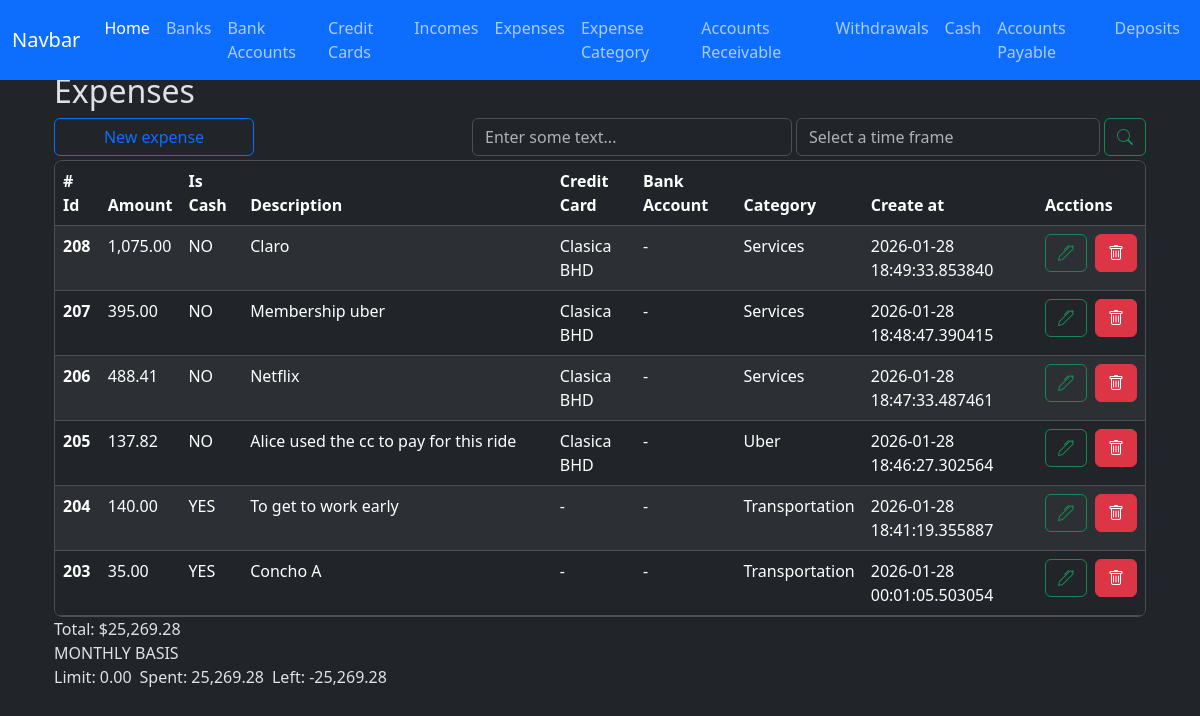
The app's page /expenses/index, older data.
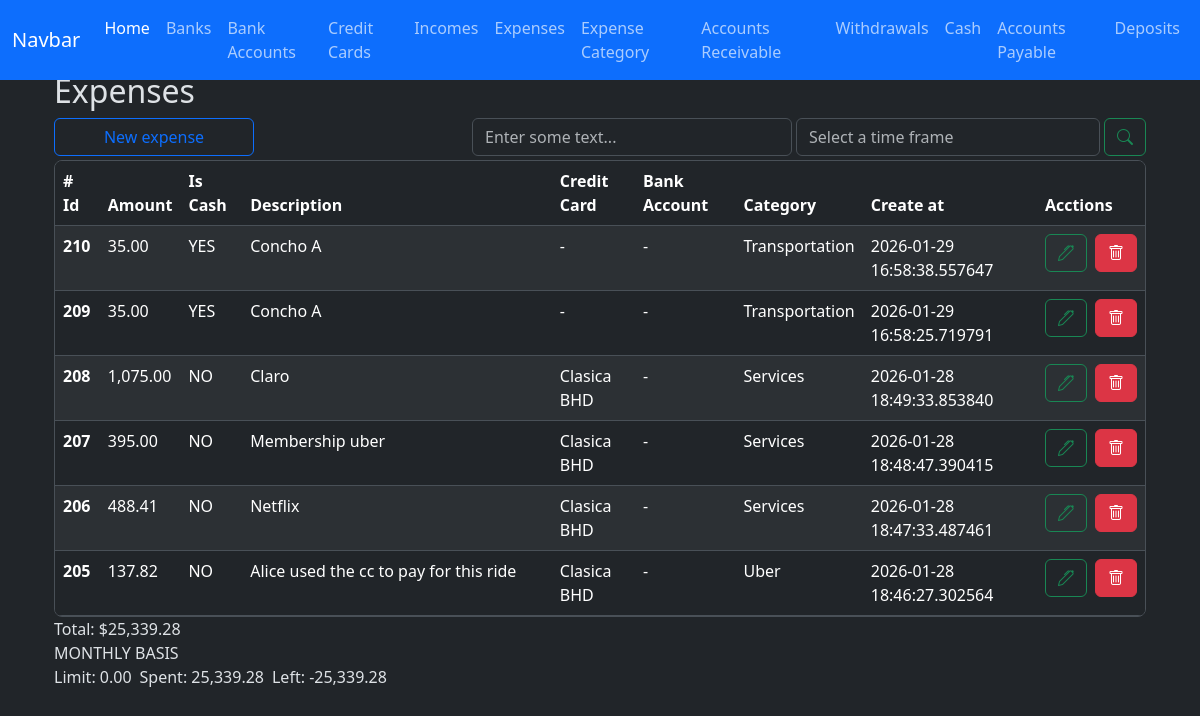
The same page, newer data.
### app/models/expense.py (models this page shows, shortened)
class Expense(db.Model):
    __tablename__ = 'expenses'
    id = db.Column(db.Integer, primary_key=True)
    amount = db.Column(db.Numeric(10,2), nullable=False)
    is_cash = db.Column(db.Boolean, nullable=False)
    credit_card_id = db.Column(db.Integer, db.ForeignKey('credit_cards.id'))
    bank_account_id = db.Column(db.Integer, db.ForeignKey('bank_accounts.id'))
    expense_category_id = db.Column(db.Integer, db.ForeignKey('expense_categories.id'))
    code = db.Column(db.String(50), nullable=False)
    description = db.Column(db.String(150), nullable=False)
    created_at = db.Column(
        db.DateTime(timezone=True),
        default=utcnow, #internally sqlalchemy will exectute the function so dont add the parentheses otherwise it'll break down when creating the record in the db
        nullable=False
    )
    updated_at = db.Column(
        db.DateTime(timezone=True),
        onupdate=utcnow, #internally sqlalchemy will exectute the function so dont add the parentheses otherwise it'll break down when creating the record in the db
    )
    credit_card = relationship('CreditCard', back_populates='expenses')
    bank_account = relationship('BankAccount', back_populates='expenses')
    expense_category = relationship('ExpenseCategory', back_populates='expenses')

### app/models/credit_card.py (models this page shows)
class CreditCard(db.Model):
    __tablename__ = 'credit_cards'
    id = db.Column(db.Integer, primary_key=True)
    nick_name = db.Column(db.String(100))
    amount_available = db.Column(db.Numeric(10,2), nullable=False, default=0.00)
    limit = db.Column(db.Numeric(10,2), nullable=False, default=0.00)
    is_active = db.Column(db.Boolean, default=True)
    is_deleted = db.Column(db.Boolean, default=False)
    bank_id = db.Column(db.Integer, db.ForeignKey('banks.id'), nullable=False)
    created_at = db.Column(db.DateTime(timezone=True), server_default=func.now())
    updated_at = db.Column(db.DateTime(timezone=True), onupdate=func.now())
    bank = relationship('Bank', back_populates='credit_cards')
    expenses = relationship('Expense', back_populates='credit_card', order_by='desc(Expense.created_at)')
    payments = relationship('CreditCardPayment', back_populates='credit_card', order_by='desc(CreditCardPayment.created_at)')
    transaction_ledger = relationship('CreditCardTransactionsLedger', back_populates='credit_card', order_by='desc(CreditCardTransactionsLedger.created_at)', cascade='all, delete-orphan')

### app/models/expense_category.py (models this page shows)
class ExpenseCategory(db.Model):
    __tablename__ = 'expense_categories'
    id = db.Column(db.Integer, primary_key=True)
    name = db.Column(db.String(100), nullable=False)
    limit = db.Column(db.Numeric(10,2), server_default='0')
    created_at = db.Column(db.DateTime(timezone=True), server_default=func.now())
    updated_at = db.Column(db.DateTime(timezone=True), onupdate=func.now())
    expenses = relationship('Expense', back_populates='expense_category', order_by='desc(Expense.created_at)')

### app/routes/expense_routes.py (the view)
@expense_bp.route('/index', methods=['GET'])
def index():
    credit_cards = credit_card.CreditCard.query.filter(credit_card.CreditCard.is_deleted == None).all()
    expense_categories = expense_category.ExpenseCategory.query.all()
    bank_accounts = bank_account.BankAccount.query.all()
    expenses = expense_controller.get_monthly_expenses_records()
    monthly = expense_controller.money_limit_spent_left_for_expenses(expenses)
    context = {
        'credit_cards': credit_cards,
        'expense_categories': expense_categories,
        'bank_accounts': bank_accounts,
        'expenses':expenses,
        'monthly': monthly,
        'format_amount': format_amount, #function
        'total_amount': total_amount, #function
    }
    return render_template('expenses/index.html', **context)

### app/controllers/expense_controller.py (called while the page is built)
def get_monthly_expenses_records():
    now = datetime.now()
    year = now.year
    month = now.month
    records = (
        Expense.query
        .filter(
            func.extract('year', Expense.created_at) == year,
            func.extract('month', Expense.created_at) == month
        )
        .order_by(Expense.created_at.desc())
        .all()
    )
    return records

def money_limit_spent_left_for_expenses(expenses):
    spent = Decimal()
    for e in expenses:
        spent += e.amount
    limit = ExpenseCategory.query.filter(ExpenseCategory is not None).with_entities(func.sum(ExpenseCategory.limit)).scalar() or Decimal(0.00)
    left = Decimal(limit - spent)
    weekly = {
        'limit': limit,
        'spent': spent,
        'left': left,
    }
    return weekly

### app/utils/numeric_casting.py (called while the page is built)
def total_amount(obj_list: list):
    total = Decimal()
    for o in obj_list:
        total += o.amount
    return format_amount(total)

def format_amount(value):
    try:
        return f'{value:,.2f}';
    except Exception as e:
        return None

### app/templates/expenses/index.html (shortened to what this page needs)
{% extends 'layout.html' %}
{% block content %}
    <div class=" w-100">
        <h2>Expenses</h2>
        <div class="d-flex justify-content-start gap-1 flex-wrap flex-md-nowrap mt-2">
            <button
                type="button"
                id="btn-create-expense-id"
                class="btn btn-outline-primary me-auto me-md-auto w-100 w-md-auto"
                style="max-width: 200px;"
                data-bs-toggle="modal"
                data-bs-target="#create-expense"
            >New expense
            </button>
            <div class="d-flex gap-1 w-100 align-items-center" style="max-width: 320px;">
                <div class="w-100 w-md-auto mt-md-0" style="max-width: 320px;">
                    <input type="text" class="form-control" id="filter-byfiled-input-id" placeholder="Enter some text...">
                </div>
            </div>
            <div class="d-flex gap-1 w-100" style="max-width: 350px;">
                <div class="w-100 w-md-auto mt-md-0">
                    <input type="text" class="form-control" id="filter-bytime-input-id" placeholder="Select a time frame">
                </div>
                <button type="button" class="btn btn-outline-success" id="btn-search-id"><i class="bi bi-search"></i></button>
            </div>
        </div>
        <div class="table-responsive overflow-y-auto border rounded-3 mt-1" style="max-height: 457px;">
            <table class="table table-striped table-hover" id="expenses-table">
                <thead class="sticky-top">
                    <tr>
                        <th scope="col"># Id</th>
                        <th scope="col">Amount</th>
                        <th scope="col">Is Cash</th>
                        <th scope="col">Description</th>
                        <th scope="col">Credit Card</th>
                        <th scope="col">Bank Account</th>
                        <th scope="col">Category</th>
                        <th scope="col">Create at</th>
                        <th scope="col">Acctions</th>
                    </tr>
                </thead>
                <tbody id="expenses-table-body">
                    {% for expense in expenses %}
                    <tr>
                        <th scope="row">{{ expense.id }}</th>
                        <td>{{ format_amount(expense.amount) or '-' }}</td>
                        <td><a id="filter-by-cash" class="filter_link" data-is-cash-value="{{ expense.is_cash }}">{{ 'YES' if expense.is_cash else 'NO' }}</a></td>
                        <td> {{ expense.description or '-' }} </td>
                        <td>{{ expense.credit_card.nick_name or '-' }}</td>
                        <td>{{ expense.bank_account.nick_name or '-' }}</td>
                        <td>{{ expense.expense_category.name.lower().title() or '-' }}</td>
                        <td>{{ expense.created_at }}</td>
                        <td>
                            <div class="d-flex gap-2">
                                <button
                                    type="button"
                                    class="btn btn-outline-success"
                                    data-bs-toggle="modal"
                                    data-bs-target="#edit-expense"
                                    data-expense-id="{{ expense.id }}"
                                    data-amount-id="{{ expense.amount }}"
                                    data-is-cash="{{ expense.is_cash }}"
                                    data-select-expense-category-id="{{ expense.expense_category_id }}"
                                    data-select-credit-card-id="{{ expense.credit_card_id }}"
                                    data-select-bank-account-id="{{ expense.bank_account_id }}"
                                    data-description="{{ expense.description }}"
                                >
                                    <i class="bi bi-pen"></i>
                                </button>
                                <a href="{{ url_for('expense.delete', id=expense.id) }}" class="btn btn-danger"><i class="bi bi-trash"></i></a>
                            </div>
                        </td>
                    </tr>
                    {% endfor %}
                </tbody>
            </table>
        </div>
        <section>
            <div class="d-flex flex-column">
                <div>
                    <label for="" id="monthly-total-id">Total: ${{ total_amount(expenses) }}</label>
                    <br>
                    <label for="" id="weekly-title">MONTHLY BASIS </label>
                </div>
                <div class="d-flex gap-2">
                    <div>
                        <label for="" id="monthly-limit">Limit: {{ format_amount(monthly.limit) }}</label>
                    </div>
                    <div>
                        <label for="" id="monthly-spent">Spent: {{ format_amount(monthly.spent) }}</label>
                    </div>
                    <div>
                        <label for="" id="monthly-left">Left: {{ format_amount(monthly.left) }}</label>
                    </div>
                </div>
            </div>
        </section>
    </div>
    <link rel="stylesheet" href="https://cdn.jsdelivr.net/npm/flatpickr/dist/flatpickr.min.css">
    <link rel="stylesheet" href="https://cdn.jsdelivr.net/npm/bootstrap-icons@1.13.1/font/bootstrap-icons.min.css">
{% endblock %}

### app/templates/layout.html (shortened to what this page needs)
<!doctype html>
<html lang="en" data-bs-theme="dark">
  <head>
    <link href="https://cdn.jsdelivr.net/npm/bootstrap@5.3.8/dist/css/bootstrap.min.css" rel="stylesheet">
    <link rel="stylesheet" href="{{ url_for('static', filename='style.css') }}">
</head>
  <body>
    <nav class="navbar navbar-expand-lg bg-primary fixed-top mx-2 mx-auto">
        <div class="container-fluid">
            <a class="navbar-brand" href="#">Navbar</a>
            <div class="collapse navbar-collapse" id="navbarNav">
                <ul class="navbar-nav">
                    <li class="nav-item">
                        <a class="nav-link active" aria-current="page" href="{{ url_for('home.index' ) }}">Home</a>
                    </li>
                    <li class="nav-item">
                        <a class="nav-link" href="{{ url_for('bank.index' ) }}">Banks</a>
                    </li>
                    <li class="nav-item">
                        <a class="nav-link" href="{{ url_for('bank_account.index' ) }}">Bank Accounts</a>
                    </li>
                    <li class="nav-item">
                        <a class="nav-link" href="{{ url_for('credit_card.index' ) }}">Credit Cards</a>
                    </li>
                    <li class="nav-item">
                        <a class="nav-link" href="{{ url_for('income.index' ) }}">Incomes</a>
                    </li>
                    <li class="nav-item">
                        <a class="nav-link" href="{{ url_for('expense.index' ) }}">Expenses</a>
                    </li>
                    <li class="nav-item">
                        <a class="nav-link" href="{{ url_for('expense_category.index' ) }}">Expense Category</a>
                    </li>
                    <li class="nav-item">
                        <a class="nav-link" href="{{ url_for('accounts_receivable.index' ) }}">Accounts Receivable</a>
                    </li>
                    <li class="nav-item">
                        <a class="nav-link" href="{{ url_for('withdrawal.index' ) }}">Withdrawals</a>
                    </li>
                    <li class="nav-item">
                        <a class="nav-link" href="{{ url_for('cashledger.index' ) }}">Cash</a>
                    </li>
                    <li class="nav-item">
                        <a class="nav-link" href="{{ url_for('debt.index' ) }}">Accounts Payable</a>
                    </li>
                    <li class="nav-item">
                        <a class="nav-link" href="{{ url_for('deposit.index' ) }}">Deposits</a>
                    </li>
                </ul>
            </div>
        </div>
    </nav>
    <main class="container w-100 mt-5 p-4">
    {% block content %}
    {% endblock %}
    </main>
    <link rel="stylesheet" href="https://cdn.jsdelivr.net/npm/bootstrap-icons@1.13.1/font/bootstrap-icons.min.css">
</body>
</html>

### app/static/style.css (style rules this page uses)
.filter_link { text-decoration: none; color: inherit; }

Row changes from the older to the newer data that the page shows:
no longer on this page (row unchanged): Expense: id "204", amount "140.00", is_cash "YES", description "To get to work early", credit_card "-", bank_account "-", expense_category.name "Transportation", created_at "2026-01-28 18:41:19.355887"
no longer on this page (row unchanged): Expense: id "203", amount "35.00", is_cash "YES", description "Concho A", credit_card "-", bank_account "-", expense_category.name "Transportation", created_at "2026-01-28 00:01:05.503054"
added Expense: id "210", amount "35.00", is_cash "YES", description "Concho A", credit_card "-", bank_account "-", expense_category.name "Transportation", created_at "2026-01-29 16:58:38.557647", amount.amount "25,339.28"
added Expense: id "209", amount "35.00", is_cash "YES", description "Concho A", credit_card "-", bank_account "-", expense_category.name "Transportation", created_at "2026-01-29 16:58:25.719791"
Text that changed along with them:
{{ total_amount(expenses) }}: "25,269.28" → "25,339.28"
text no longer shown: "25,269.28 -25,269.28"
text now shown: "25,339.28 -25,339.28"
